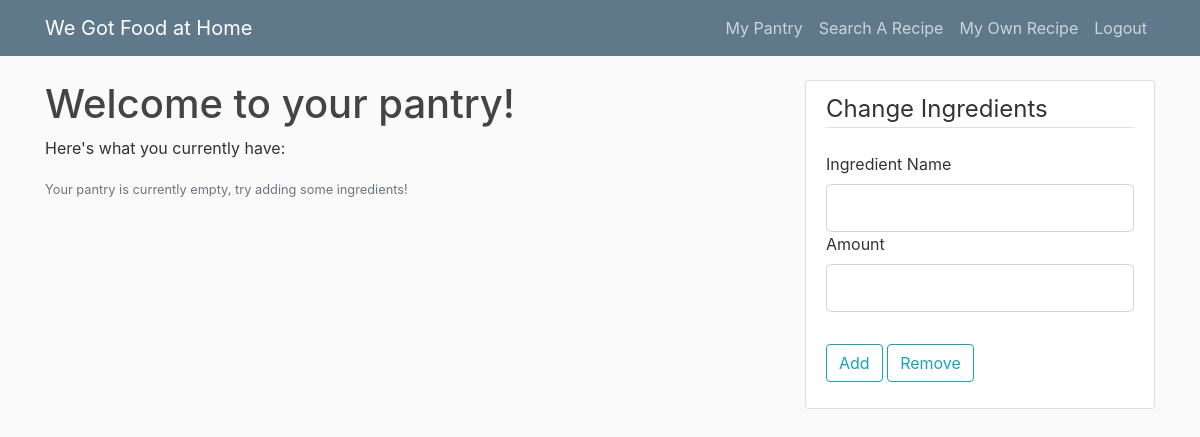
Before: /my_pantry (signed in) with the older database file.
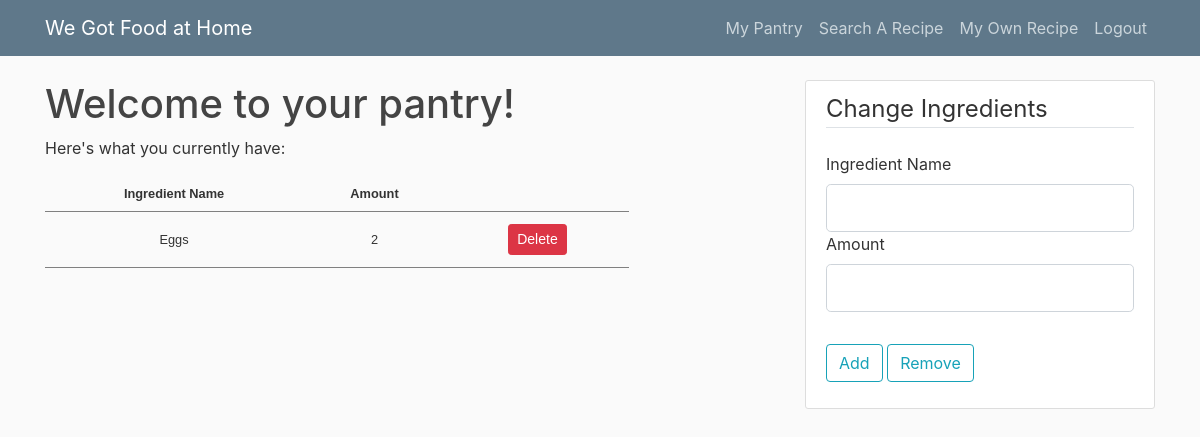
After: the same page with the newer database file.
### wdwh/models.py (models this page shows, shortened)
class Ingredient(db.Model):
    id = db.Column(db.Integer, primary_key=True)
    name = db.Column(db.String(100), nullable=False)
    qty = db.Column(db.Integer, nullable=False)
    exp_date = db.Column(db.DateTime)
    user_id = db.Column(db.Integer, db.ForeignKey('user.id'))
    recipe_id = db.Column(db.Integer, db.ForeignKey('recipe.id'))

### wdwh/routes.py (the view, shortened to what this page needs)
@app.route("/my_pantry", methods=["GET", "POST"])
@login_required
def my_pantry():
    add_ingr_form = AddIngredientForm()
    all_ingr = Ingredient.query.filter_by(user_id=current_user.id).all()
    return render_template("pantry.html", title="My Pantry", add_form=add_ingr_form, all_ingr=all_ingr)

### wdwh/forms.py (shortened to what this page needs)
class AddIngredientForm(FlaskForm):
    ingr_name = StringField("Ingredient Name", validators=[DataRequired()])
    qty = IntegerField("Amount", validators=[DataRequired()])
    add = SubmitField("Add")
    remove = SubmitField("Remove")

### wdwh/models.py (called while the page is built)
@login_manager.user_loader
def load_user(user_id):
    return User.query.get(int(user_id))

### wdwh/templates/pantry.html (shortened to what this page needs)
{% extends "layout.html" %}
{% block content %}
<body>
    <h1>Welcome to your pantry!</h1>
    <p>Here's what you currently have:</p>
    {% if all_ingr %}
        <table>
            <tr>
                <th>Ingredient Name</th>
                <th>Amount</th>
            </tr>
            {% for ingr in all_ingr %}
                <tr>
                    <td>{{ingr.name}}</td>
                    <td>{{ingr.qty}}</td>
                    <td>
                        <button type="button" class="btn btn-danger btn-sm m-1" data-toggle="modal" data-target="#deleteModal{{ingr.id}}">Delete</button>
                    </td>
                </tr>
            {% endfor %}
        </table>
    {% else %}
        <small class="text-muted">
            Your pantry is currently empty, try adding some ingredients!
        </small>
    {% endif %}
</body>
{% endblock content %}
{% block side %}
<div class="content-section">
    <form method="POST" action="">
        <fieldset class="form-group">
            <legend class="border-bottom mb-4">Change Ingredients</legend>
            <div class="form-group">
                {{ add_form.ingr_name.label(class="form-control-label") }}
                {% if add_form.ingr_name.errors %}
                    {{ add_form.ingr_name(class="form-control form-control-lg is-invalid") }}
                    <div class="invalid-feedback">
                        {% for error in add_form.ingr_name.errors %}
                            <span>{{ error }}</span>
                        {% endfor %}
                    </div>
                {% else %}
                    {{ add_form.ingr_name(class="form-control form-control-lg") }}
                {% endif %}
                {{ add_form.qty.label(class="form-control-label") }}
                {% if add_form.qty.errors %}
                    {{ add_form.qty(class="form-control form-control-lg is-invalid") }}
                    <div class="invalid-feedback">
                        {% for error in add_form.qty.errors %}
                            <span>{{ error }}</span>
                        {% endfor %}
                    </div>
                {% else %}
                    {{ add_form.qty(class="form-control form-control-lg") }}
                {% endif %}
            </div>
        </fieldset>
        <div class="form-group">
            {{ add_form.add(class="btn btn-outline-info") }}
            {{ add_form.remove(class="btn btn-outline-info") }}
        </div>
    </form>
</div>
{% endblock side %}

### wdwh/templates/layout.html (shortened to what this page needs)
<!DOCTYPE html>
<html>
<head>
    <link rel="stylesheet" href="https://maxcdn.bootstrapcdn.com/bootstrap/4.0.0/css/bootstrap.min.css">
    <link rel="stylesheet" type="text/css" href="{{ url_for('static', filename='main.css') }}">
</head>
<body>
    <header class="site-header">
      <nav class="navbar navbar-expand-md navbar-dark bg-steel fixed-top">
        <div class="container">
          <a class="navbar-brand mr-4" href="/">We Got Food at Home</a>
          <div class="collapse navbar-collapse" id="navbarToggle">
            <div class="navbar-nav">
              {% if current_user.is_authenticated %}
                <a class="nav-item nav-link" href="{{ url_for('my_pantry') }}">My Pantry</a>
                <a class="nav-item nav-link" href="{{ url_for('search_recipe') }}">Search A Recipe</a>
                <a class="nav-item nav-link" href="{{ url_for('enter_recipe') }}">My Own Recipe</a>
                <a class="nav-item nav-link" href="{{ url_for('logout') }}">Logout</a>
              {% else %}
                <a class="nav-item nav-link" href="{{ url_for('login') }}">Login</a>
                <a class="nav-item nav-link" href="{{ url_for('register') }}">Register</a>
              {% endif %}
            </div>
          </div>
        </div>
      </nav>
    </header>
    <main role="main" class="container">
      <div class="row">
        <div class="col-md-8">
          {% block content %}{% endblock %}
        </div>
        <div class="col-md-4">
          {% block side %}{% endblock %}
        </div>
      </div>
    </main>
</body>
</html>

### wdwh/static/main.css (style rules this page uses)
body { background: #fafafa; color: #333333; margin-top: 5rem; }
h1, h2, h3, h4, h5, h6 { color: #444444; }
.bg-steel { background-color: #5f788a; }
.site-header .navbar-nav .nav-link { color: #cbd5db; }
.content-section { background: #ffffff; padding: 10px 20px; border: 1px solid #dddddd; border-radius: 3px; margin-bottom: 20px; }
td,th { padding: 8px; text-align: center; }
tr { border-bottom: 1px solid grey; }
table { border-collapse: collapse; font-family: arial, sans-serif; font-size: .8rem; width: 80%; }

Changed rows visible on the page:
added Ingredient: name "Eggs", qty "2"
Other visible differences:
text no longer shown: "Your pantry is currently empty, try adding some ingredients!"
text now shown: "Ingredient Name Amount"
